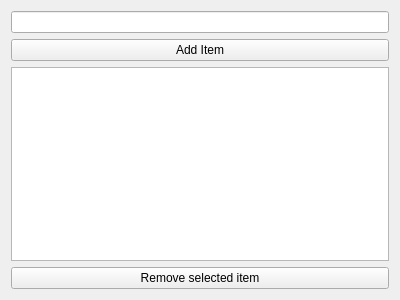
<?xml version="1.0" encoding="UTF-8"?>
<ui version="4.0">
 <class>Form</class>
 <widget class="QWidget" name="Form">
  <property name="geometry">
   <rect>
    <x>0</x>
    <y>0</y>
    <width>400</width>
    <height>300</height>
   </rect>
  </property>
  <property name="windowTitle">
   <string>Form</string>
  </property>
  <layout class="QVBoxLayout" name="verticalLayout">
   <item>
    <widget class="QLineEdit" name="line_edit"/>
   </item>
   <item>
    <widget class="QPushButton" name="add_button">
     <property name="text">
      <string>Add Item</string>
     </property>
    </widget>
   </item>
   <item>
    <widget class="QListWidget" name="listWidget"/>
   </item>
   <item>
    <widget class="QPushButton" name="remove_button">
     <property name="text">
      <string>Remove selected item</string>
     </property>
    </widget>
   </item>
  </layout>
 </widget>
 <resources/>
 <connections/>
</ui>
